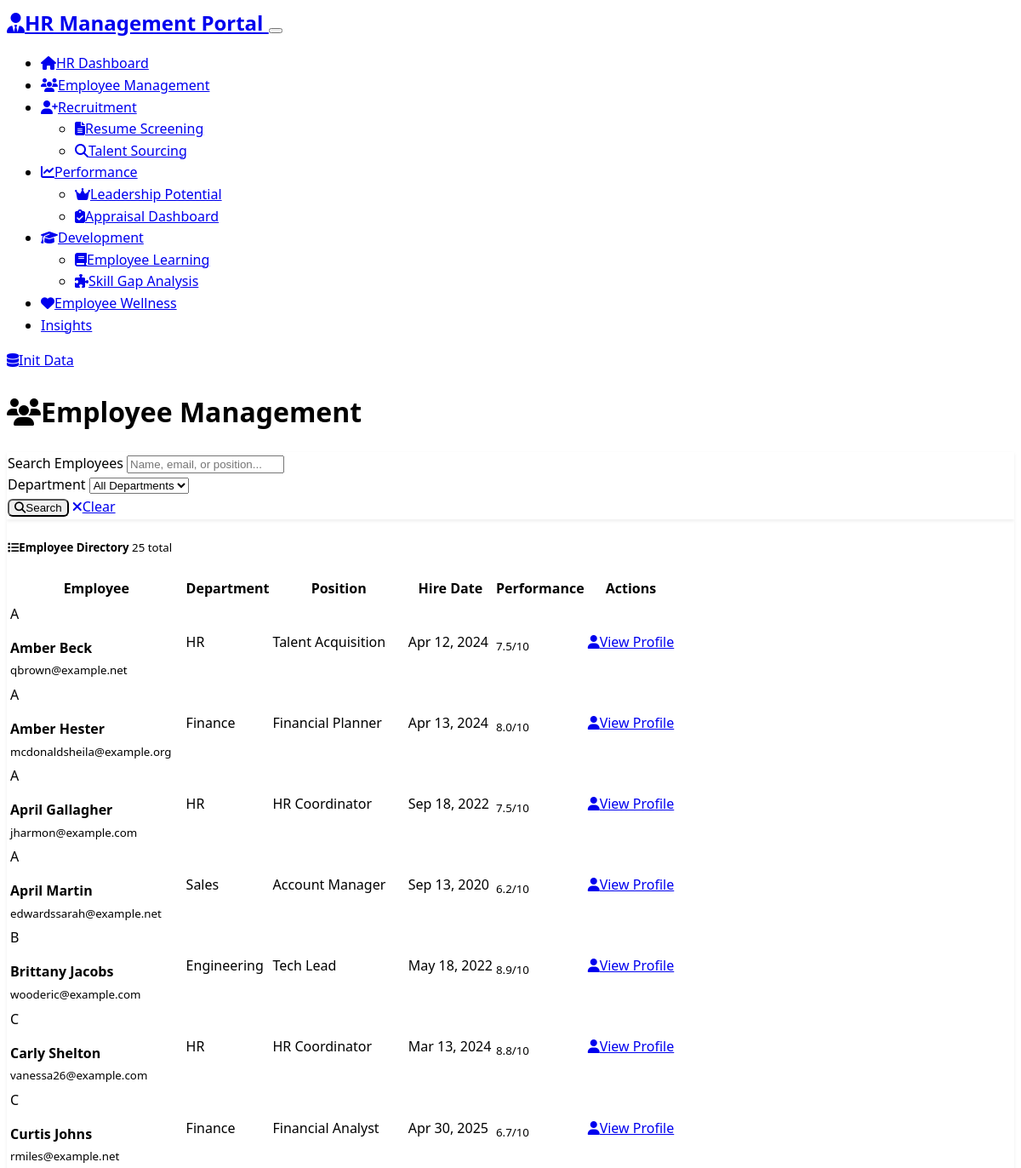
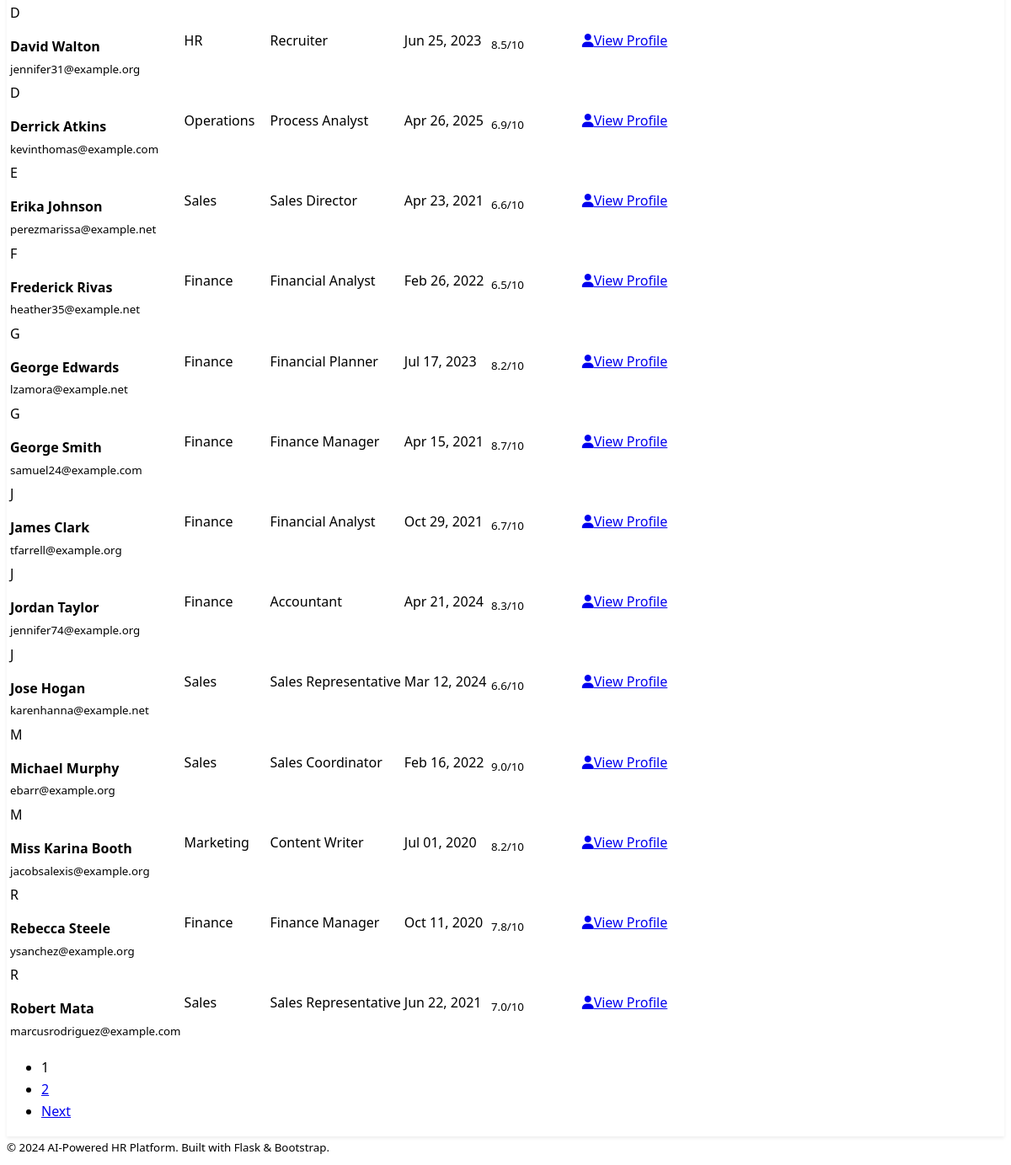
Screenshot of /employee-management with the database file from the repository (2 pictures, top to bottom).
### models.py (models this page shows)
class Employee(db.Model):
    id = db.Column(db.Integer, primary_key=True)
    name = db.Column(db.String(100), nullable=False)
    email = db.Column(db.String(120), unique=True, nullable=False)
    department = db.Column(db.String(50), nullable=False)
    position = db.Column(db.String(100), nullable=False)
    hire_date = db.Column(db.Date, nullable=False)
    performance_score = db.Column(db.Float, default=0.0)
    skills = db.Column(Text)  # JSON string of skills
    created_at = db.Column(db.DateTime, default=datetime.utcnow)

### routes.py (the view, shortened to what this page needs)
@app.route('/employee-management')
def employee_management():
    page = request.args.get('page', 1, type=int)
    search = request.args.get('search', '')
    department = request.args.get('department', '')
    query = Employee.query
    if department:
        query = query.filter(Employee.department == department)
    employees = query.order_by(Employee.name).paginate(
        page=page, per_page=20, error_out=False
    )
    departments = db.session.query(Employee.department).distinct().all()
    departments = [dept[0] for dept in departments]
    return render_template('employee_management.html',
                         employees=employees,
                         departments=departments,
                         search=search,
                         selected_department=department)

### templates/employee_management.html (shortened to what this page needs)
{% extends "base.html" %}
{% block content %}
<div class="row">
    <div class="col-12">
        <div class="d-flex justify-content-between align-items-center mb-4">
            <h1 class="display-5">
                <i class="fas fa-users me-3"></i>Employee Management
            </h1>
        </div>
    </div>
</div>
<div class="row mb-4">
    <div class="col-12">
        <div class="card">
            <div class="card-body">
                <form method="GET" class="row g-3">
                    <div class="col-md-4">
                        <label for="search" class="form-label">Search Employees</label>
                        <input type="text" class="form-control" id="search" name="search"
                               value="{{ search }}" placeholder="Name, email, or position...">
                    </div>
                    <div class="col-md-3">
                        <label for="department" class="form-label">Department</label>
                        <select class="form-select" id="department" name="department">
                            <option value="">All Departments</option>
                        </select>
                    </div>
                    <div class="col-md-2 d-flex align-items-end">
                        <button type="submit" class="btn btn-primary me-2">
                            <i class="fas fa-search me-1"></i>Search
                        </button>
                        <a href="{{ url_for('employee_management') }}" class="btn btn-secondary">
                            <i class="fas fa-times me-1"></i>Clear
                        </a>
                    </div>
                </form>
            </div>
        </div>
    </div>
</div>
<div class="row">
    <div class="col-12">
        <div class="card">
            <div class="card-header d-flex justify-content-between align-items-center">
                <h5 class="mb-0">
                    <i class="fas fa-list me-2"></i>Employee Directory
                    <span class="badge bg-primary ms-2">{{ employees.total }} total</span>
                </h5>
            </div>
            <div class="card-body p-0">
                {% if employees.items %}
                <div class="table-responsive">
                    <table class="table table-hover mb-0">
                        <thead class="table-dark">
                            <tr>
                                <th>Employee</th>
                                <th>Department</th>
                                <th>Position</th>
                                <th>Hire Date</th>
                                <th>Performance</th>
                                <th>Actions</th>
                            </tr>
                        </thead>
                        <tbody>
                            {% for employee in employees.items %}
                            <tr>
                                <td>
                                    <div class="d-flex align-items-center">
                                        <div class="avatar bg-primary text-white rounded-circle me-3 d-flex align-items-center justify-content-center" style="width: 40px; height: 40px;">
                                            {{ employee.name[0].upper() }}
                                        </div>
                                        <div>
                                            <strong>{{ employee.name }}</strong><br>
                                            <small class="text-muted">{{ employee.email }}</small>
                                        </div>
                                    </div>
                                </td>
                                <td>
                                    <span class="badge bg-info">{{ employee.department }}</span>
                                </td>
                                <td>{{ employee.position }}</td>
                                <td>{{ employee.hire_date.strftime('%b %d, %Y') }}</td>
                                <td>
                                    <div class="d-flex align-items-center">
                                        <div class="progress me-2" style="width: 80px; height: 8px;">
                                        </div>
                                        <small class="text-muted">{{ employee.performance_score }}/10</small>
                                    </div>
                                </td>
                                <td>
                                    <a href="{{ url_for('employee_profile', employee_id=employee.id) }}"
                                       class="btn btn-sm btn-outline-primary">
                                        <i class="fas fa-user me-1"></i>View Profile
                                    </a>
                                </td>
                            </tr>
                            {% endfor %}
                        </tbody>
                    </table>
                </div>
                {% if employees.pages > 1 %}
                <div class="d-flex justify-content-center p-3">
                    <nav>
                        <ul class="pagination">
                            {% for page_num in employees.iter_pages() %}
                                {% if page_num %}
                                    {% if page_num != employees.page %}
                                    <li class="page-item">
                                        <a class="page-link" href="{{ url_for('employee_management', page=page_num, search=search, department=selected_department) }}">
                                            {{ page_num }}
                                        </a>
                                    </li>
                                    {% else %}
                                    <li class="page-item active">
                                        <span class="page-link">{{ page_num }}</span>
                                    </li>
                                    {% endif %}
                                {% else %}
                                <li class="page-item disabled">
                                    <span class="page-link">...</span>
                                </li>
                                {% endif %}
                            {% endfor %}
                            {% if employees.has_next %}
                            <li class="page-item">
                                <a class="page-link" href="{{ url_for('employee_management', page=employees.next_num, search=search, department=selected_department) }}">
                                    Next
                                </a>
                            </li>
                            {% endif %}
                        </ul>
                    </nav>
                </div>
                {% endif %}
                {% else %}
                <div class="text-center p-5">
                    <i class="fas fa-users fa-3x text-muted mb-3"></i>
                    <h5 class="text-muted">No employees found</h5>
                    <p class="text-muted">Try adjusting your search criteria or initialize sample data.</p>
                </div>
                {% endif %}
            </div>
        </div>
    </div>
</div>
{% endblock %}

### templates/base.html (shortened to what this page needs)
<!DOCTYPE html>
<html lang="en" data-bs-theme="dark">
<head>
    <link href="https://cdn.replit.com/agent/bootstrap-agent-dark-theme.min.css" rel="stylesheet">
    <link rel="stylesheet" href="https://cdnjs.cloudflare.com/ajax/libs/font-awesome/6.4.0/css/all.min.css">
    <link rel="stylesheet" href="{{ url_for('static', filename='css/custom.css') }}">
</head>
<body>
    <nav class="navbar navbar-expand-lg navbar-dark bg-dark">
        <div class="container">
            <a class="navbar-brand" href="{{ url_for('index') }}">
                <i class="fas fa-user-tie me-2"></i>HR Management Portal
            </a>
            <button class="navbar-toggler" type="button" data-bs-toggle="collapse" data-bs-target="#navbarNav">
            </button>
            <div class="collapse navbar-collapse" id="navbarNav">
                <ul class="navbar-nav me-auto">
                    <li class="nav-item">
                        <a class="nav-link" href="{{ url_for('index') }}">
                            <i class="fas fa-home me-1"></i>HR Dashboard
                        </a>
                    </li>
                    <li class="nav-item">
                        <a class="nav-link" href="{{ url_for('employee_management') }}">
                            <i class="fas fa-users me-1"></i>Employee Management
                        </a>
                    </li>
                    <li class="nav-item dropdown">
                        <a class="nav-link dropdown-toggle" href="#" id="recruitmentDropdown" role="button" data-bs-toggle="dropdown">
                            <i class="fas fa-user-plus me-1"></i>Recruitment
                        </a>
                        <ul class="dropdown-menu">
                            <li><a class="dropdown-item" href="{{ url_for('resume_screening') }}">
                                <i class="fas fa-file-alt me-2"></i>Resume Screening
                            </a></li>
                            <li><a class="dropdown-item" href="{{ url_for('talent_sourcing') }}">
                                <i class="fas fa-search me-2"></i>Talent Sourcing
                            </a></li>
                        </ul>
                    </li>
                    <li class="nav-item dropdown">
                        <a class="nav-link dropdown-toggle" href="#" id="performanceDropdown" role="button" data-bs-toggle="dropdown">
                            <i class="fas fa-chart-line me-1"></i>Performance
                        </a>
                        <ul class="dropdown-menu">
                            <li><a class="dropdown-item" href="{{ url_for('leadership_potential') }}">
                                <i class="fas fa-crown me-2"></i>Leadership Potential
                            </a></li>
                            <li><a class="dropdown-item" href="{{ url_for('appraisal_dashboard') }}">
                                <i class="fas fa-clipboard-check me-2"></i>Appraisal Dashboard
                            </a></li>
                        </ul>
                    </li>
                    <li class="nav-item dropdown">
                        <a class="nav-link dropdown-toggle" href="#" id="developmentDropdown" role="button" data-bs-toggle="dropdown">
                            <i class="fas fa-graduation-cap me-1"></i>Development
                        </a>
                        <ul class="dropdown-menu">
                            <li><a class="dropdown-item" href="{{ url_for('learning_module') }}">
                                <i class="fas fa-book me-2"></i>Employee Learning
                            </a></li>
                            <li><a class="dropdown-item" href="{{ url_for('skill_gap_analysis') }}">
                                <i class="fas fa-puzzle-piece me-2"></i>Skill Gap Analysis
                            </a></li>
                        </ul>
                    </li>
                    <li class="nav-item">
                        <a class="nav-link" href="{{ url_for('wellness_tracker') }}">
                            <i class="fas fa-heart me-1"></i>Employee Wellness
                        </a>
                    </li>
                    <li class="nav-item">
                        <a class="nav-link" href="{{ url_for('hr_insights') }}">
                            Insights
                        </a>
                    </li>
                </ul>
                <div class="navbar-nav">
                    <a class="nav-link" href="{{ url_for('initialize_data') }}">
                        <i class="fas fa-database me-1"></i>Init Data
                    </a>
                </div>
            </div>
        </div>
    </nav>
    <main class="container mt-4">
        {% block content %}{% endblock %}
    </main>
    <footer class="bg-dark text-center py-3 mt-5">
        <div class="container">
            <small class="text-muted">
                &copy; 2024 AI-Powered HR Platform. Built with Flask & Bootstrap.
            </small>
        </div>
    </footer>
</body>
</html>

### static/css/custom.css (style rules this page uses)
:root { --hr-primary: #007bff; --hr-success: #28a745; --hr-warning: #ffc107; --hr-danger: #dc3545; --hr-info: #17a2b8; --hr-light: #f8f9fa; --hr-dark: #343a40; }
body { font-family: 'Segoe UI', Tahoma, Geneva, Verdana, sans-serif; line-height: 1.6; }
.card { box-shadow: 0 0.125rem 0.25rem rgba(0, 0, 0, 0.075); border: 1px solid rgba(0, 0, 0, 0.125); transition: box-shadow 0.15s ease-in-out; }
.progress { background-color: rgba(0, 0, 0, 0.1); }
.badge { font-weight: 500; }
.navbar-brand { font-weight: 600; font-size: 1.5rem; }
.nav-link { transition: color 0.15s ease-in-out; }
.btn { font-weight: 500; border-radius: 0.375rem; transition: all 0.15s ease-in-out; }
[data-bs-theme="dark"] .card { background-color: var(--bs-dark); border-color: rgba(255, 255, 255, 0.175); }
[data-bs-theme="dark"] .progress { background-color: rgba(255, 255, 255, 0.1); }
footer { margin-top: auto; }

### rows the page displays
Employee: name "A", name "Amber Beck", email "qbrown@example.net", department "HR", position "Talent Acquisition", hire_date "Apr 12, 2024", performance_score "7.5"
Employee: name "A", name "Amber Hester", email "mcdonaldsheila@example.org", department "Finance", position "Financial Planner", hire_date "Apr 13, 2024", performance_score "8.0"
Employee: name "A", name "April Gallagher", email "jharmon@example.com", department "HR", position "HR Coordinator", hire_date "Sep 18, 2022", performance_score "7.5"
Employee: name "A", name "April Martin", email "edwardssarah@example.net", department "Sales", position "Account Manager", hire_date "Sep 13, 2020", performance_score "6.2"
Employee: name "B", name "Brittany Jacobs", email "wooderic@example.com", department "Engineering", position "Tech Lead", hire_date "May 18, 2022", performance_score "8.9"
Employee: name "C", name "Carly Shelton", email "vanessa26@example.com", department "HR", position "HR Coordinator", hire_date "Mar 13, 2024", performance_score "8.8"
Employee: name "C", name "Curtis Johns", email "rmiles@example.net", department "Finance", position "Financial Analyst", hire_date "Apr 30, 2025", performance_score "6.7"
Employee: name "D", name "David Walton", email "jennifer31@example.org", department "HR", position "Recruiter", hire_date "Jun 25, 2023", performance_score "8.5"
Employee: name "D", name "Derrick Atkins", email "kevinthomas@example.com", department "Operations", position "Process Analyst", hire_date "Apr 26, 2025", performance_score "6.9"
Employee: name "E", name "Erika Johnson", email "perezmarissa@example.net", department "Sales", position "Sales Director", hire_date "Apr 23, 2021", performance_score "6.6"
Employee: name "F", name "Frederick Rivas", email "heather35@example.net", department "Finance", position "Financial Analyst", hire_date "Feb 26, 2022", performance_score "6.5"
Employee: name "G", name "George Edwards", email "lzamora@example.net", department "Finance", position "Financial Planner", hire_date "Jul 17, 2023", performance_score "8.2"
Employee: name "G", name "George Smith", email "samuel24@example.com", department "Finance", position "Finance Manager", hire_date "Apr 15, 2021", performance_score "8.7"
Employee: name "J", name "James Clark", email "tfarrell@example.org", department "Finance", position "Financial Analyst", hire_date "Oct 29, 2021", performance_score "6.7"
Employee: name "J", name "Jordan Taylor", email "jennifer74@example.org", department "Finance", position "Accountant", hire_date "Apr 21, 2024", performance_score "8.3"
Employee: name "J", name "Jose Hogan", email "karenhanna@example.net", department "Sales", position "Sales Representative", hire_date "Mar 12, 2024", performance_score "6.6"
Employee: name "M", name "Michael Murphy", email "ebarr@example.org", department "Sales", position "Sales Coordinator", hire_date "Feb 16, 2022", performance_score "9.0"
Employee: name "M", name "Miss Karina Booth", email "jacobsalexis@example.org", department "Marketing", position "Content Writer", hire_date "Jul 01, 2020", performance_score "8.2"
Employee: name "R", name "Rebecca Steele", email "ysanchez@example.org", department "Finance", position "Finance Manager", hire_date "Oct 11, 2020", performance_score "7.8"
Employee: name "R", name "Robert Mata", email "marcusrodriguez@example.com", department "Sales", position "Sales Representative", hire_date "Jun 22, 2021", performance_score "7.0"

### other values shown
{{ employees.total }} "25"
{{ page_num }} "1"
{{ page_num }} "2"
